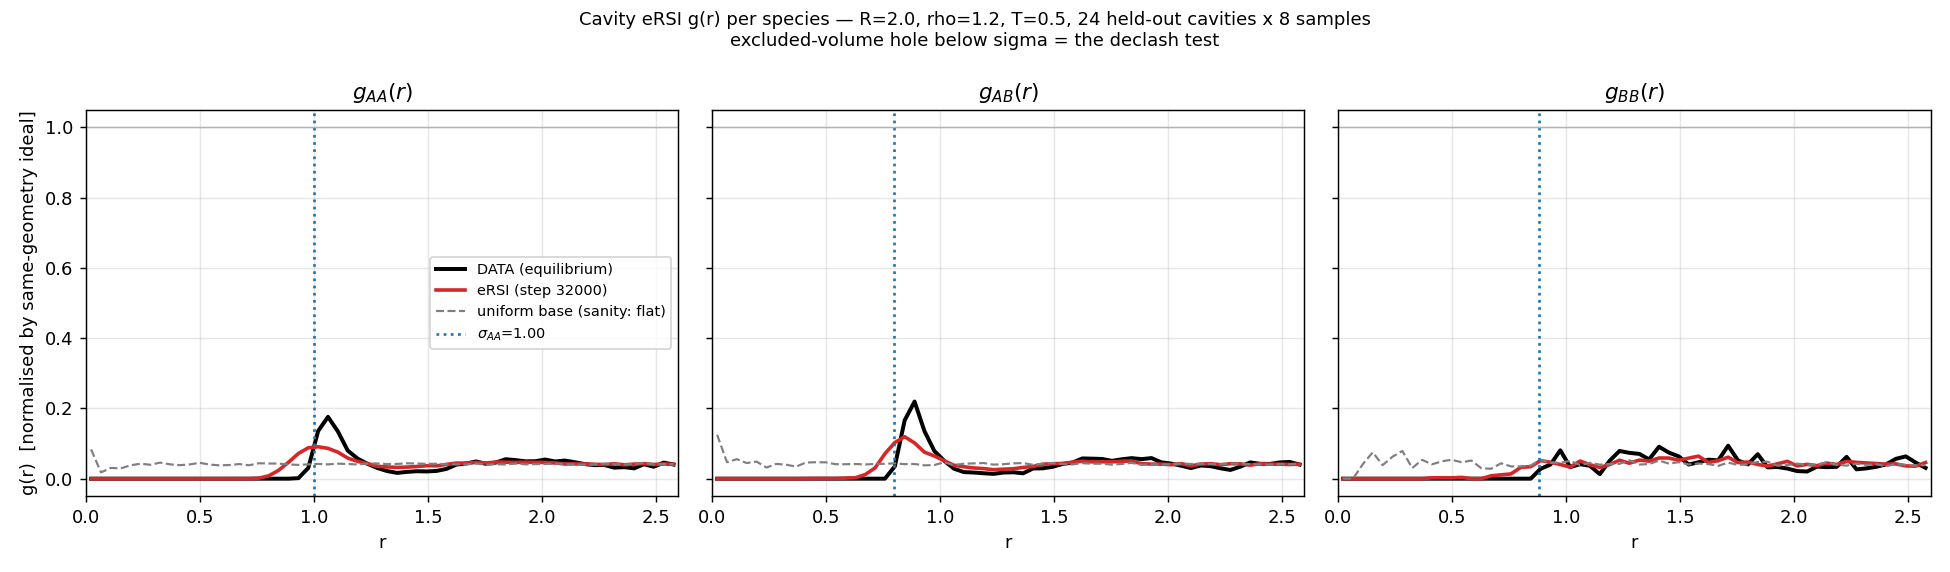

This figure's Python source:
"""g(r) PER SPECIES for cavity-eRSI samples vs data. The structural test a scalar energy cannot give
([[evaluate-distributions-not-scalars]]).

Cavity g(r) needs care: a sphere of radius R holding n~39 particles has strong finite-size/boundary
geometry, so the ideal-gas normaliser is NOT 4*pi*r^2*rho. We normalise by the SAME geometry, measured:
    g_ab(r) = hist_ab(r) / hist_ideal_ab(r)
with hist_ideal from many uniform-in-sphere configs with the SAME n and SAME species labels. That makes
g -> 1 at large r inside the cavity and cancels the sphere geometry exactly, so generated vs data are
directly comparable.

Curves per species pair (AA, AB, BB):
  DATA      -- carved equilibrium interiors (the truth; should show the excluded-volume hole + first shell)
  eRSI      -- uniform-in-sphere base -> flow (the model)
  UNIFORM   -- the base itself (sanity: must be flat g=1 by construction)
Expect (given GATE1 raw U/n ~ +629): eRSI shows spurious weight at small r = the clash signature = no
excluded-volume hole. That is the visual confirmation of the declash failure.
Usage: gr_cavity_ersi.py [ckpt] [R] [NCAV] [NSAMP]"""
import sys, math, statistics as st
from pathlib import Path
import numpy as np
import torch
import matplotlib
matplotlib.use("Agg")
import matplotlib.pyplot as plt

REPO = Path("/mnt/ssd/GridTransformer")
sys.path.insert(0, str(REPO))
from liquid_coupling_flow.ka3d_cavity_egnn import CavityBlockFlow
from liquid_coupling_flow.ka3d_cavity_carve import carve
from liquid_coupling_flow.ka3d_cavity_ar import _mic
from liquid_coupling_flow.ka_energy import SIGMA
torch.set_grad_enabled(False)

CKPT = sys.argv[1] if len(sys.argv) > 1 else "ka3d_cavity_ersi_rho12"
R = float(sys.argv[2]) if len(sys.argv) > 2 else 2.0
NCAV = int(sys.argv[3]) if len(sys.argv) > 3 else 24
NSAMP = int(sys.argv[4]) if len(sys.argv) > 4 else 8
RCTX = 2.5; DUMMY0, DUMMY_D = 50.0, 5.0
NB = 60; RMAX = 2.6                      # bins / max pair distance probed
dev = "cuda"
ck = torch.load(REPO / f"liquid_coupling_flow/artifacts/{CKPT}.pt", map_location=dev, weights_only=False)
A = ck["args"]; K_MAX = A["K_MAX"]; N_CAGE = A["N_CAGE"]
flow = CavityBlockFlow(n_cage=N_CAGE, k=K_MAX, r_c=2.5, hidden_nf=A["hidden"], n_layers=A["layers"],
                       n_species=2, max_neighbors=16).to(dev)
flow.load_state_dict(ck["state_dict"]); flow.eval()
print(f"g(r) eval: {CKPT} step {ck['step']} FM {ck['fm']:.4f} | R={R} NCAV={NCAV} NSAMP={NSAMP}", flush=True)
D = torch.load(REPO / "liquid_coupling_flow/artifacts/ka3d_dataset_N512_T0.5.pt", map_location="cpu", weights_only=False)
Xds, Sds, L = D["x"].float(), D["s"].long(), float(D["L"])
n_train = int(Xds.shape[0] * 0.9)
edges = torch.linspace(0, RMAX, NB + 1); ctr = 0.5 * (edges[1:] + edges[:-1])
PAIRS = {"AA": (0, 0), "AB": (0, 1), "BB": (1, 1)}
acc = {k: {"data": torch.zeros(NB), "ersi": torch.zeros(NB), "ideal": torch.zeros(NB), "unif": torch.zeros(NB)}
       for k in PAIRS}


def hist_pairs(x, sp, key):
    """histogram of pair distances for species pair `key` within one config"""
    a, b = PAIRS[key]
    d = torch.cdist(x, x)
    n = x.shape[0]
    iu = torch.triu_indices(n, n, offset=1)
    dd = d[iu[0], iu[1]]
    sa, sb = sp[iu[0]], sp[iu[1]]
    if a == b:
        msk = (sa == a) & (sb == a)
    else:
        msk = ((sa == a) & (sb == b)) | ((sa == b) & (sb == a))
    return torch.histogram(dd[msk], bins=edges)[0]


def dummies(m):
    d = torch.zeros(m, 3); d[:, 0] = DUMMY0 + DUMMY_D * torch.arange(m, dtype=torch.float32); return d


gen = torch.Generator().manual_seed(99)
# ---- collect ALL cavities first; the fixed-size padding makes every row the same shape, so the
# ---- whole sweep is ONE batched flow() call (B = NCAV*NSAMP) instead of NCAV launch-bound calls.
cavs = []
for _ in range(600):
    ci = int(torch.randint(n_train, Xds.shape[0], (1,), generator=gen))      # HELD-OUT
    c = torch.rand(3, generator=gen) * L
    pr = carve(Xds[ci], Sds[ci], c, R, L); n = pr["n_in"]
    if n < 14 or n > K_MAX:
        continue
    xin = _mic(pr["x_in"], c, L); sin = pr["s_in"].long()
    xout = _mic(pr["x_out"], c, L); bm = xout.norm(dim=-1) < (R + RCTX)
    bx, bs = xout[bm], pr["s_out"][bm].long()
    if bx.shape[0] < 8:
        continue
    idx = bx.norm(dim=-1).argsort()[:N_CAGE]
    cage_x = bx[idx]; sp_cage = bs[idx]; nc = cage_x.shape[0]
    if nc < N_CAGE:
        cage_x = torch.cat([cage_x, dummies(N_CAGE - nc)])
        sp_cage = torch.cat([sp_cage, torch.zeros(N_CAGE - nc, dtype=torch.long)])
    cavs.append({"xin": xin, "sin": sin, "n": n, "cage_x": cage_x, "sp_cage": sp_cage})
    if len(cavs) >= NCAV:
        break
ncav = len(cavs)
# build the full batch
X0, SPB, CG, SPC, NS = [], [], [], [], []
for cv in cavs:
    n = cv["n"]
    dpad = dummies(K_MAX - n) if K_MAX > n else None
    for s in range(NSAMP):
        x0 = torch.zeros(K_MAX, 3); spb = torch.zeros(K_MAX, dtype=torch.long)
        u = torch.randn(n, 3, generator=gen); u = u / u.norm(dim=-1, keepdim=True)
        rr = R * torch.rand(n, 1, generator=gen) ** (1.0 / 3.0)
        x0[:n] = u * rr; spb[:n] = cv["sin"]
        if dpad is not None:
            x0[n:] = dpad
        X0.append(x0); SPB.append(spb); CG.append(cv["cage_x"]); SPC.append(cv["sp_cage"]); NS.append(n)
X0 = torch.stack(X0); SPB = torch.stack(SPB); CG = torch.stack(CG); SPC = torch.stack(SPC)
import time as _t
# FIXED-STEP RK4 for POSITIONS ONLY (viz needs samples, not the exact log-det). flow.flow() hardcodes
# adaptive dopri5, which on this stiff (clashy) velocity field takes ~infinite tiny steps (>45 min, killed).
# RK4 with NSTEPS is bounded, fully batchable, and plenty accurate to SEE g(r) structure.
NSTEPS = int(__import__("os").environ.get("GR_STEPS", 30))
CHUNK = int(__import__("os").environ.get("GR_CHUNK", 48))


def sample_rk4(flow, x0_block, cage_x, sp_block, sp_cage, nsteps):
    k = flow.k; B = x0_block.shape[0]
    cl = x0_block.clone(); cage = cage_x; sp = torch.cat([sp_block, sp_cage], 1)
    dt = 1.0 / nsteps

    def vel(x, tval):
        tt = torch.full((B,), tval, device=x.device, dtype=x.dtype)
        v, _ = flow.ce.vel_div(torch.cat([x, cage], 1), tt, sp, k)
        return v[:, :k]
    for s in range(nsteps):
        t = s * dt
        k1 = vel(cl, t)
        k2 = vel(cl + 0.5 * dt * k1, t + 0.5 * dt)
        k3 = vel(cl + 0.5 * dt * k2, t + 0.5 * dt)
        k4 = vel(cl + dt * k3, t + dt)
        cl = cl + (dt / 6.0) * (k1 + 2 * k2 + 2 * k3 + k4)
    return cl


_t0 = _t.time(); outs = []
for i in range(0, X0.shape[0], CHUNK):
    xb = sample_rk4(flow, X0[i:i+CHUNK].to(dev), CG[i:i+CHUNK].to(dev),
                    SPB[i:i+CHUNK].to(dev), SPC[i:i+CHUNK].to(dev), NSTEPS)
    outs.append(xb.cpu()); del xb; torch.cuda.empty_cache()
X1 = torch.cat(outs)
_dt = _t.time() - _t0
print(f"  RK4 sample ({NSTEPS} steps): B={X0.shape[0]} chunk {CHUNK} -> {_dt:.1f}s ({_dt/X0.shape[0]*1000:.0f} ms/sample)", flush=True)
for ic, cv in enumerate(cavs):
    n = cv["n"]; xin = cv["xin"]; sin = cv["sin"]
    for k in PAIRS:
        acc[k]["data"] += hist_pairs(xin, sin, k)
    for s in range(NSAMP):
        row = ic * NSAMP + s
        for k in PAIRS:
            acc[k]["ersi"] += hist_pairs(X1[row, :n], sin, k)
            acc[k]["unif"] += hist_pairs(X0[row, :n], sin, k)
    # ideal-gas normaliser: uniform-in-sphere, SAME n, SAME species labels, same geometry
    for s in range(24):
        u = torch.randn(n, 3, generator=gen); u = u / u.norm(dim=-1, keepdim=True)
        rr = R * torch.rand(n, 1, generator=gen) ** (1.0 / 3.0)
        xu = u * rr
        for k in PAIRS:
            acc[k]["ideal"] += hist_pairs(xu, sin, k)

sig = SIGMA
fig, axes = plt.subplots(1, 3, figsize=(15, 4.4), sharey=True)
out = {}
for ax, k in zip(axes, PAIRS):
    ideal = acc[k]["ideal"] / 24.0                      # per-config ideal
    ideal = ideal.clamp(min=1e-9)
    g_data = acc[k]["data"] / ncav / ideal
    g_ersi = acc[k]["ersi"] / (ncav * NSAMP) / ideal
    g_unif = acc[k]["unif"] / (ncav * NSAMP) / ideal
    out[k] = {"r": ctr.numpy(), "data": g_data.numpy(), "ersi": g_ersi.numpy(), "unif": g_unif.numpy()}
    ax.plot(ctr, g_data, "k-", lw=2.2, label="DATA (equilibrium)")
    ax.plot(ctr, g_ersi, "-", color="tab:red", lw=2.0, label=f"eRSI (step {ck['step']})")
    ax.plot(ctr, g_unif, "--", color="tab:gray", lw=1.2, label="uniform base (sanity: flat)")
    a, b = PAIRS[k]
    ax.axvline(sig[a][b], color="tab:blue", ls=":", lw=1.5, label=f"$\\sigma_{{{k}}}$={sig[a][b]:.2f}")
    ax.axhline(1.0, color="0.7", lw=0.8)
    ax.set_title(f"$g_{{{k}}}(r)$"); ax.set_xlabel("r"); ax.grid(alpha=0.3); ax.set_xlim(0, RMAX)
axes[0].set_ylabel("g(r)  [normalised by same-geometry ideal]")
axes[0].legend(fontsize=8)
fig.suptitle(f"Cavity eRSI g(r) per species — R={R}, rho=1.2, T=0.5, {ncav} held-out cavities x {NSAMP} samples\n"
             f"excluded-volume hole below sigma = the declash test", fontsize=10)
fig.tight_layout()
png = REPO / "reports/logs-2026-07-15/gr_cavity_ersi.png"
fig.savefig(png, dpi=130)
torch.save({"g": out, "ckpt": CKPT, "step": ck["step"], "fm": ck["fm"], "ncav": ncav, "R": R},
           REPO / "reports/logs-2026-07-15/gr_cavity_ersi.pt")
# quantitative: contact violation = integrated g below 0.9*sigma (should be ~0 for data)
print(f"\n{'pair':>4} | {'g_max data':>10} {'g_max eRSI':>10} | {'contact-violation (int g, r<0.9sig)':>36}")
for k in PAIRS:
    a, b = PAIRS[k]; cut = 0.9 * sig[a][b]
    msk = ctr < cut
    vd = float((torch.tensor(out[k]["data"])[msk]).sum()); ve = float((torch.tensor(out[k]["ersi"])[msk]).sum())
    print(f"{k:>4} | {out[k]['data'].max():10.2f} {out[k]['ersi'].max():10.2f} | data {vd:8.2f}   eRSI {ve:8.2f}")
print(f"\nsaved plot -> {png}", flush=True)
